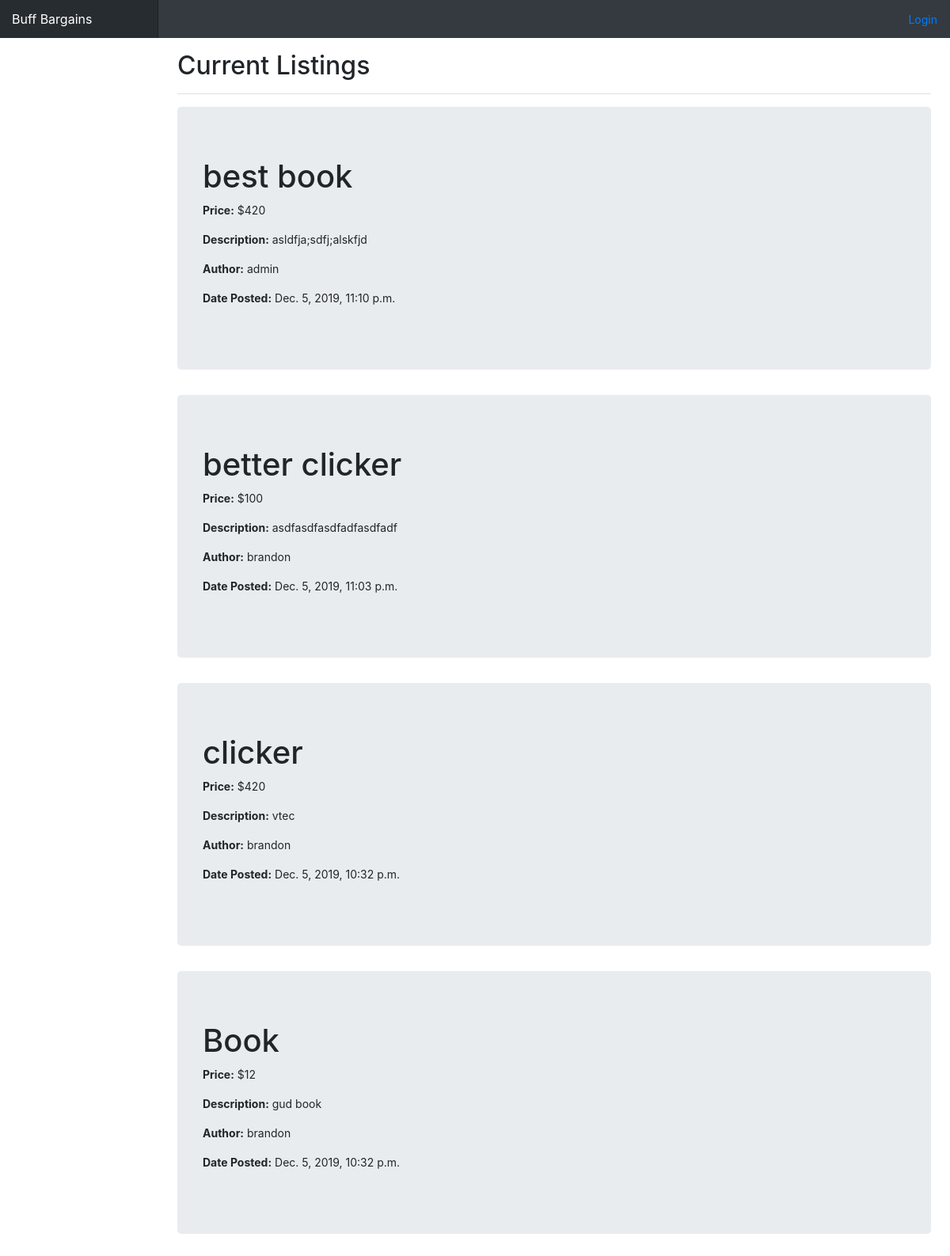
/home/, run on the app's committed database.
### sko/models.py (models this page shows, shortened)
class listing(models.Model):
	title =  models.CharField(max_length=100)
	author = models.ForeignKey(User, on_delete=models.CASCADE)
	price = models.CharField(max_length=100)
	desc = models.TextField()
	date = models.DateTimeField(auto_now=True)
	phone = models.CharField(max_length=12)
	class Meta:
		ordering = ['-date']

### sko/views.py (the view)
# urls.py: 2. Add a URL to urlpatterns:  path('', views.home, name='home')
def home(request):
	query = request.GET.get("q")
	if query:
		queryset = listing.objects.filter(Q(title__icontains=query) | Q(desc__icontains=query))
	else:
		queryset = listing.objects.all()
	context ={
		'object_list':queryset
	}
	return render(request, 'sko/home.html', context)

### sko/templates/sko/home.html (shortened to what this page needs)
{% extends 'sko/base.html' %}
{% block subtitle %}Current Listings{% endblock %}
{% block main %}
{% for obj in object_list%}
<div class="jumbotron">
  <h1>{{ obj.title}}</h1>
  <p><b>Price:</b> ${{ obj.price }}</p>
  <p><b>Description:</b> {{ obj.desc }}</p>
  <p><b>Author:</b> {{ obj.author }}</p>
  <p><b>Date Posted:</b> {{obj.date}}</p>
</div>
{% endfor %}
{% endblock%}

### sko/static/sko/main.css (style rules this page uses)
body { font-size: .875rem; }

### data on the page
listing: title "best book", price "420", desc "asldfja;sdfj;alskfjd", author "admin", date "Dec. 5, 2019, 11:10 p.m."
listing: title "better clicker", price "100", desc "asdfasdfasdfadfasdfadf", author "brandon", date "Dec. 5, 2019, 11:03 p.m."
listing: title "clicker", price "420", desc "vtec", author "brandon", date "Dec. 5, 2019, 10:32 p.m."
listing: title "Book", price "12", desc "gud book", author "brandon", date "Dec. 5, 2019, 10:32 p.m."
